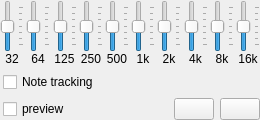
<?xml version="1.0" encoding="UTF-8"?>
<ui version="4.0">
 <class>Equalizer</class>
 <widget class="QWidget" name="Equalizer">
  <property name="geometry">
   <rect>
    <x>0</x>
    <y>0</y>
    <width>260</width>
    <height>120</height>
   </rect>
  </property>
  <property name="windowTitle">
   <string notr="true">Form</string>
  </property>
  <layout class="QVBoxLayout" name="verticalLayout">
   <property name="spacing">
    <number>0</number>
   </property>
   <property name="leftMargin">
    <number>0</number>
   </property>
   <property name="topMargin">
    <number>0</number>
   </property>
   <property name="rightMargin">
    <number>0</number>
   </property>
   <property name="bottomMargin">
    <number>0</number>
   </property>
   <item>
    <layout class="QGridLayout" name="gridLayout_3" columnstretch="1,1,1,1,1,1,1,1,1,1">
     <property name="horizontalSpacing">
      <number>2</number>
     </property>
     <item row="0" column="8">
      <widget class="ResettableSlider" name="verticalSlider_9">
       <property name="sizePolicy">
        <sizepolicy hsizetype="Minimum" vsizetype="Expanding">
         <horstretch>0</horstretch>
         <verstretch>0</verstretch>
        </sizepolicy>
       </property>
       <property name="toolTip">
        <string notr="true">8000 Hz</string>
       </property>
       <property name="minimum">
        <number>-15</number>
       </property>
       <property name="maximum">
        <number>15</number>
       </property>
       <property name="pageStep">
        <number>1</number>
       </property>
       <property name="orientation">
        <enum>Qt::Vertical</enum>
       </property>
       <property name="tickPosition">
        <enum>QSlider::TicksBelow</enum>
       </property>
       <property name="tickInterval">
        <number>5</number>
       </property>
      </widget>
     </item>
     <item row="1" column="4">
      <widget class="QLabel" name="label_12">
       <property name="sizePolicy">
        <sizepolicy hsizetype="Minimum" vsizetype="Preferred">
         <horstretch>0</horstretch>
         <verstretch>0</verstretch>
        </sizepolicy>
       </property>
       <property name="font">
        <font>
         <pointsize>9</pointsize>
        </font>
       </property>
       <property name="text">
        <string notr="true">500</string>
       </property>
       <property name="alignment">
        <set>Qt::AlignCenter</set>
       </property>
      </widget>
     </item>
     <item row="1" column="7">
      <widget class="QLabel" name="label_15">
       <property name="sizePolicy">
        <sizepolicy hsizetype="Minimum" vsizetype="Preferred">
         <horstretch>0</horstretch>
         <verstretch>0</verstretch>
        </sizepolicy>
       </property>
       <property name="font">
        <font>
         <pointsize>9</pointsize>
        </font>
       </property>
       <property name="text">
        <string notr="true">4k</string>
       </property>
       <property name="alignment">
        <set>Qt::AlignCenter</set>
       </property>
      </widget>
     </item>
     <item row="1" column="5">
      <widget class="QLabel" name="label_13">
       <property name="sizePolicy">
        <sizepolicy hsizetype="Minimum" vsizetype="Preferred">
         <horstretch>0</horstretch>
         <verstretch>0</verstretch>
        </sizepolicy>
       </property>
       <property name="font">
        <font>
         <pointsize>9</pointsize>
        </font>
       </property>
       <property name="text">
        <string notr="true">1k</string>
       </property>
       <property name="alignment">
        <set>Qt::AlignCenter</set>
       </property>
      </widget>
     </item>
     <item row="0" column="1">
      <widget class="ResettableSlider" name="verticalSlider_2">
       <property name="sizePolicy">
        <sizepolicy hsizetype="Minimum" vsizetype="Expanding">
         <horstretch>0</horstretch>
         <verstretch>0</verstretch>
        </sizepolicy>
       </property>
       <property name="toolTip">
        <string notr="true">64 Hz</string>
       </property>
       <property name="minimum">
        <number>-15</number>
       </property>
       <property name="maximum">
        <number>15</number>
       </property>
       <property name="pageStep">
        <number>1</number>
       </property>
       <property name="orientation">
        <enum>Qt::Vertical</enum>
       </property>
       <property name="tickPosition">
        <enum>QSlider::TicksBelow</enum>
       </property>
       <property name="tickInterval">
        <number>5</number>
       </property>
      </widget>
     </item>
     <item row="0" column="2">
      <widget class="ResettableSlider" name="verticalSlider_3">
       <property name="sizePolicy">
        <sizepolicy hsizetype="Minimum" vsizetype="Expanding">
         <horstretch>0</horstretch>
         <verstretch>0</verstretch>
        </sizepolicy>
       </property>
       <property name="toolTip">
        <string notr="true">125 Hz</string>
       </property>
       <property name="minimum">
        <number>-15</number>
       </property>
       <property name="maximum">
        <number>15</number>
       </property>
       <property name="pageStep">
        <number>1</number>
       </property>
       <property name="value">
        <number>0</number>
       </property>
       <property name="orientation">
        <enum>Qt::Vertical</enum>
       </property>
       <property name="tickPosition">
        <enum>QSlider::TicksBelow</enum>
       </property>
       <property name="tickInterval">
        <number>5</number>
       </property>
      </widget>
     </item>
     <item row="0" column="3">
      <widget class="ResettableSlider" name="verticalSlider_4">
       <property name="sizePolicy">
        <sizepolicy hsizetype="Minimum" vsizetype="Expanding">
         <horstretch>0</horstretch>
         <verstretch>0</verstretch>
        </sizepolicy>
       </property>
       <property name="toolTip">
        <string notr="true">250 Hz</string>
       </property>
       <property name="minimum">
        <number>-15</number>
       </property>
       <property name="maximum">
        <number>15</number>
       </property>
       <property name="pageStep">
        <number>1</number>
       </property>
       <property name="orientation">
        <enum>Qt::Vertical</enum>
       </property>
       <property name="tickPosition">
        <enum>QSlider::TicksBelow</enum>
       </property>
       <property name="tickInterval">
        <number>5</number>
       </property>
      </widget>
     </item>
     <item row="1" column="0">
      <widget class="QLabel" name="label_8">
       <property name="sizePolicy">
        <sizepolicy hsizetype="Minimum" vsizetype="Preferred">
         <horstretch>0</horstretch>
         <verstretch>0</verstretch>
        </sizepolicy>
       </property>
       <property name="font">
        <font>
         <pointsize>9</pointsize>
        </font>
       </property>
       <property name="text">
        <string notr="true">32</string>
       </property>
       <property name="alignment">
        <set>Qt::AlignCenter</set>
       </property>
      </widget>
     </item>
     <item row="1" column="1">
      <widget class="QLabel" name="label_9">
       <property name="sizePolicy">
        <sizepolicy hsizetype="Minimum" vsizetype="Preferred">
         <horstretch>0</horstretch>
         <verstretch>0</verstretch>
        </sizepolicy>
       </property>
       <property name="font">
        <font>
         <pointsize>9</pointsize>
        </font>
       </property>
       <property name="text">
        <string notr="true">64</string>
       </property>
       <property name="alignment">
        <set>Qt::AlignCenter</set>
       </property>
      </widget>
     </item>
     <item row="0" column="0">
      <widget class="ResettableSlider" name="verticalSlider_1">
       <property name="sizePolicy">
        <sizepolicy hsizetype="Minimum" vsizetype="Expanding">
         <horstretch>0</horstretch>
         <verstretch>0</verstretch>
        </sizepolicy>
       </property>
       <property name="toolTip">
        <string notr="true">32 Hz</string>
       </property>
       <property name="minimum">
        <number>-15</number>
       </property>
       <property name="maximum">
        <number>15</number>
       </property>
       <property name="pageStep">
        <number>1</number>
       </property>
       <property name="orientation">
        <enum>Qt::Vertical</enum>
       </property>
       <property name="tickPosition">
        <enum>QSlider::TicksBelow</enum>
       </property>
       <property name="tickInterval">
        <number>5</number>
       </property>
      </widget>
     </item>
     <item row="1" column="8">
      <widget class="QLabel" name="label_16">
       <property name="sizePolicy">
        <sizepolicy hsizetype="Minimum" vsizetype="Preferred">
         <horstretch>0</horstretch>
         <verstretch>0</verstretch>
        </sizepolicy>
       </property>
       <property name="font">
        <font>
         <pointsize>9</pointsize>
        </font>
       </property>
       <property name="text">
        <string notr="true">8k</string>
       </property>
       <property name="alignment">
        <set>Qt::AlignCenter</set>
       </property>
      </widget>
     </item>
     <item row="0" column="6">
      <widget class="ResettableSlider" name="verticalSlider_7">
       <property name="sizePolicy">
        <sizepolicy hsizetype="Minimum" vsizetype="Expanding">
         <horstretch>0</horstretch>
         <verstretch>0</verstretch>
        </sizepolicy>
       </property>
       <property name="toolTip">
        <string notr="true">2000 Hz</string>
       </property>
       <property name="minimum">
        <number>-15</number>
       </property>
       <property name="maximum">
        <number>15</number>
       </property>
       <property name="pageStep">
        <number>1</number>
       </property>
       <property name="orientation">
        <enum>Qt::Vertical</enum>
       </property>
       <property name="tickPosition">
        <enum>QSlider::TicksBelow</enum>
       </property>
       <property name="tickInterval">
        <number>5</number>
       </property>
      </widget>
     </item>
     <item row="0" column="7">
      <widget class="ResettableSlider" name="verticalSlider_8">
       <property name="sizePolicy">
        <sizepolicy hsizetype="Minimum" vsizetype="Expanding">
         <horstretch>0</horstretch>
         <verstretch>0</verstretch>
        </sizepolicy>
       </property>
       <property name="toolTip">
        <string notr="true">4000 Hz</string>
       </property>
       <property name="minimum">
        <number>-15</number>
       </property>
       <property name="maximum">
        <number>15</number>
       </property>
       <property name="pageStep">
        <number>1</number>
       </property>
       <property name="orientation">
        <enum>Qt::Vertical</enum>
       </property>
       <property name="tickPosition">
        <enum>QSlider::TicksBelow</enum>
       </property>
       <property name="tickInterval">
        <number>5</number>
       </property>
      </widget>
     </item>
     <item row="1" column="2">
      <widget class="QLabel" name="label_10">
       <property name="sizePolicy">
        <sizepolicy hsizetype="Minimum" vsizetype="Preferred">
         <horstretch>0</horstretch>
         <verstretch>0</verstretch>
        </sizepolicy>
       </property>
       <property name="font">
        <font>
         <pointsize>9</pointsize>
        </font>
       </property>
       <property name="text">
        <string notr="true">125</string>
       </property>
       <property name="alignment">
        <set>Qt::AlignCenter</set>
       </property>
      </widget>
     </item>
     <item row="0" column="4">
      <widget class="ResettableSlider" name="verticalSlider_5">
       <property name="sizePolicy">
        <sizepolicy hsizetype="Minimum" vsizetype="Expanding">
         <horstretch>0</horstretch>
         <verstretch>0</verstretch>
        </sizepolicy>
       </property>
       <property name="toolTip">
        <string notr="true">500 Hz</string>
       </property>
       <property name="minimum">
        <number>-15</number>
       </property>
       <property name="maximum">
        <number>15</number>
       </property>
       <property name="pageStep">
        <number>1</number>
       </property>
       <property name="orientation">
        <enum>Qt::Vertical</enum>
       </property>
       <property name="tickPosition">
        <enum>QSlider::TicksBelow</enum>
       </property>
       <property name="tickInterval">
        <number>5</number>
       </property>
      </widget>
     </item>
     <item row="0" column="5">
      <widget class="ResettableSlider" name="verticalSlider_6">
       <property name="sizePolicy">
        <sizepolicy hsizetype="Minimum" vsizetype="Expanding">
         <horstretch>0</horstretch>
         <verstretch>0</verstretch>
        </sizepolicy>
       </property>
       <property name="toolTip">
        <string notr="true">1000 Hz</string>
       </property>
       <property name="minimum">
        <number>-15</number>
       </property>
       <property name="maximum">
        <number>15</number>
       </property>
       <property name="pageStep">
        <number>1</number>
       </property>
       <property name="orientation">
        <enum>Qt::Vertical</enum>
       </property>
       <property name="tickPosition">
        <enum>QSlider::TicksBelow</enum>
       </property>
       <property name="tickInterval">
        <number>5</number>
       </property>
      </widget>
     </item>
     <item row="1" column="3">
      <widget class="QLabel" name="label_11">
       <property name="sizePolicy">
        <sizepolicy hsizetype="Minimum" vsizetype="Preferred">
         <horstretch>0</horstretch>
         <verstretch>0</verstretch>
        </sizepolicy>
       </property>
       <property name="font">
        <font>
         <pointsize>9</pointsize>
        </font>
       </property>
       <property name="text">
        <string notr="true">250</string>
       </property>
       <property name="alignment">
        <set>Qt::AlignCenter</set>
       </property>
      </widget>
     </item>
     <item row="1" column="6">
      <widget class="QLabel" name="label_14">
       <property name="sizePolicy">
        <sizepolicy hsizetype="Minimum" vsizetype="Preferred">
         <horstretch>0</horstretch>
         <verstretch>0</verstretch>
        </sizepolicy>
       </property>
       <property name="font">
        <font>
         <pointsize>9</pointsize>
        </font>
       </property>
       <property name="text">
        <string notr="true">2k</string>
       </property>
       <property name="alignment">
        <set>Qt::AlignCenter</set>
       </property>
      </widget>
     </item>
     <item row="0" column="9">
      <widget class="ResettableSlider" name="verticalSlider_10">
       <property name="sizePolicy">
        <sizepolicy hsizetype="Minimum" vsizetype="Expanding">
         <horstretch>0</horstretch>
         <verstretch>0</verstretch>
        </sizepolicy>
       </property>
       <property name="toolTip">
        <string notr="true">16000 Hz</string>
       </property>
       <property name="minimum">
        <number>-15</number>
       </property>
       <property name="maximum">
        <number>15</number>
       </property>
       <property name="pageStep">
        <number>1</number>
       </property>
       <property name="orientation">
        <enum>Qt::Vertical</enum>
       </property>
       <property name="tickPosition">
        <enum>QSlider::TicksBelow</enum>
       </property>
       <property name="tickInterval">
        <number>5</number>
       </property>
      </widget>
     </item>
     <item row="1" column="9">
      <widget class="QLabel" name="label_17">
       <property name="sizePolicy">
        <sizepolicy hsizetype="Minimum" vsizetype="Preferred">
         <horstretch>0</horstretch>
         <verstretch>0</verstretch>
        </sizepolicy>
       </property>
       <property name="font">
        <font>
         <pointsize>9</pointsize>
        </font>
       </property>
       <property name="text">
        <string notr="true">16k</string>
       </property>
       <property name="alignment">
        <set>Qt::AlignCenter</set>
       </property>
      </widget>
     </item>
    </layout>
   </item>
   <item>
    <layout class="QHBoxLayout" name="horizontalLayoutNoteTracking">
     <property name="leftMargin">
      <number>3</number>
     </property>
     <property name="topMargin">
      <number>6</number>
     </property>
     <item>
      <widget class="QCheckBox" name="checkNoteTracking">
       <property name="toolTip">
        <string>The bands are relative to the fundamental frequency of each sample (root key and pitch correction): ×1 is the fundamental, ×2 the octave, ×4 the second octave…</string>
       </property>
       <property name="text">
        <string>Note tracking</string>
       </property>
      </widget>
     </item>
    </layout>
   </item>
   <item>
    <widget class="QFrame" name="frame_9">
     <property name="frameShape">
      <enum>QFrame::NoFrame</enum>
     </property>
     <property name="frameShadow">
      <enum>QFrame::Raised</enum>
     </property>
     <layout class="QHBoxLayout" name="horizontalLayout">
      <property name="leftMargin">
       <number>3</number>
      </property>
      <property name="topMargin">
       <number>6</number>
      </property>
      <property name="rightMargin">
       <number>0</number>
      </property>
      <property name="bottomMargin">
       <number>0</number>
      </property>
      <item>
       <widget class="QCheckBox" name="checkEqualizerPreview">
        <property name="text">
         <string>preview</string>
        </property>
       </widget>
      </item>
      <item>
       <widget class="RotatingSpinner" name="spinnerPreview" native="true">
        <property name="minimumSize">
         <size>
          <width>16</width>
          <height>16</height>
         </size>
        </property>
        <property name="maximumSize">
         <size>
          <width>16</width>
          <height>16</height>
         </size>
        </property>
       </widget>
      </item>
      <item>
       <spacer name="horizontalSpacer_2">
        <property name="orientation">
         <enum>Qt::Horizontal</enum>
        </property>
        <property name="sizeHint" stdset="0">
         <size>
          <width>40</width>
          <height>1</height>
         </size>
        </property>
       </spacer>
      </item>
      <item>
       <widget class="QPushButton" name="pushEgalRestore">
        <property name="sizePolicy">
         <sizepolicy hsizetype="Minimum" vsizetype="Preferred">
          <horstretch>0</horstretch>
          <verstretch>0</verstretch>
         </sizepolicy>
        </property>
        <property name="maximumSize">
         <size>
          <width>16777215</width>
          <height>27</height>
         </size>
        </property>
        <property name="toolTip">
         <string>Reset</string>
        </property>
        <property name="text">
         <string notr="true"/>
        </property>
        <property name="icon">
         <iconset resource="../../resources.qrc">
          <normaloff>:/icons/reset_eq.svg</normaloff>:/icons/reset_eq.svg</iconset>
        </property>
       </widget>
      </item>
      <item>
       <widget class="QPushButton" name="pushEgaliser">
        <property name="sizePolicy">
         <sizepolicy hsizetype="Minimum" vsizetype="Preferred">
          <horstretch>0</horstretch>
          <verstretch>0</verstretch>
         </sizepolicy>
        </property>
        <property name="maximumSize">
         <size>
          <width>16777215</width>
          <height>27</height>
         </size>
        </property>
        <property name="toolTip">
         <string>Apply</string>
        </property>
        <property name="text">
         <string notr="true"/>
        </property>
        <property name="icon">
         <iconset resource="../../resources.qrc">
          <normaloff>:/icons/check.svg</normaloff>:/icons/check.svg</iconset>
        </property>
       </widget>
      </item>
     </layout>
    </widget>
   </item>
  </layout>
 </widget>
 <customwidgets>
  <customwidget>
   <class>ResettableSlider</class>
   <extends>QSlider</extends>
   <header>resettableslider.h</header>
  </customwidget>
  <customwidget>
   <class>RotatingSpinner</class>
   <extends>QWidget</extends>
   <header>rotatingspinner.h</header>
   <container>1</container>
  </customwidget>
 </customwidgets>
 <tabstops>
  <tabstop>verticalSlider_1</tabstop>
  <tabstop>verticalSlider_2</tabstop>
  <tabstop>verticalSlider_3</tabstop>
  <tabstop>verticalSlider_4</tabstop>
  <tabstop>verticalSlider_5</tabstop>
  <tabstop>verticalSlider_6</tabstop>
  <tabstop>verticalSlider_7</tabstop>
  <tabstop>verticalSlider_8</tabstop>
  <tabstop>verticalSlider_9</tabstop>
  <tabstop>verticalSlider_10</tabstop>
  <tabstop>checkNoteTracking</tabstop>
  <tabstop>checkEqualizerPreview</tabstop>
  <tabstop>pushEgalRestore</tabstop>
  <tabstop>pushEgaliser</tabstop>
 </tabstops>
 <resources>
  <include location="../../resources.qrc"/>
 </resources>
 <connections>
  <connection>
   <sender>verticalSlider_1</sender>
   <signal>valueChanged(int)</signal>
   <receiver>Equalizer</receiver>
   <slot>on_verticalSliderMoved(int)</slot>
   <hints>
    <hint type="sourcelabel">
     <x>12</x>
     <y>32</y>
    </hint>
    <hint type="destinationlabel">
     <x>129</x>
     <y>59</y>
    </hint>
   </hints>
  </connection>
  <connection>
   <sender>verticalSlider_2</sender>
   <signal>valueChanged(int)</signal>
   <receiver>Equalizer</receiver>
   <slot>on_verticalSliderMoved(int)</slot>
   <hints>
    <hint type="sourcelabel">
     <x>38</x>
     <y>32</y>
    </hint>
    <hint type="destinationlabel">
     <x>129</x>
     <y>59</y>
    </hint>
   </hints>
  </connection>
  <connection>
   <sender>verticalSlider_3</sender>
   <signal>valueChanged(int)</signal>
   <receiver>Equalizer</receiver>
   <slot>on_verticalSliderMoved(int)</slot>
   <hints>
    <hint type="sourcelabel">
     <x>64</x>
     <y>32</y>
    </hint>
    <hint type="destinationlabel">
     <x>129</x>
     <y>59</y>
    </hint>
   </hints>
  </connection>
  <connection>
   <sender>verticalSlider_5</sender>
   <signal>valueChanged(int)</signal>
   <receiver>Equalizer</receiver>
   <slot>on_verticalSliderMoved(int)</slot>
   <hints>
    <hint type="sourcelabel">
     <x>116</x>
     <y>32</y>
    </hint>
    <hint type="destinationlabel">
     <x>129</x>
     <y>59</y>
    </hint>
   </hints>
  </connection>
  <connection>
   <sender>verticalSlider_7</sender>
   <signal>valueChanged(int)</signal>
   <receiver>Equalizer</receiver>
   <slot>on_verticalSliderMoved(int)</slot>
   <hints>
    <hint type="sourcelabel">
     <x>168</x>
     <y>32</y>
    </hint>
    <hint type="destinationlabel">
     <x>129</x>
     <y>59</y>
    </hint>
   </hints>
  </connection>
  <connection>
   <sender>verticalSlider_4</sender>
   <signal>valueChanged(int)</signal>
   <receiver>Equalizer</receiver>
   <slot>on_verticalSliderMoved(int)</slot>
   <hints>
    <hint type="sourcelabel">
     <x>90</x>
     <y>32</y>
    </hint>
    <hint type="destinationlabel">
     <x>129</x>
     <y>59</y>
    </hint>
   </hints>
  </connection>
  <connection>
   <sender>verticalSlider_6</sender>
   <signal>valueChanged(int)</signal>
   <receiver>Equalizer</receiver>
   <slot>on_verticalSliderMoved(int)</slot>
   <hints>
    <hint type="sourcelabel">
     <x>142</x>
     <y>32</y>
    </hint>
    <hint type="destinationlabel">
     <x>129</x>
     <y>59</y>
    </hint>
   </hints>
  </connection>
  <connection>
   <sender>verticalSlider_8</sender>
   <signal>valueChanged(int)</signal>
   <receiver>Equalizer</receiver>
   <slot>on_verticalSliderMoved(int)</slot>
   <hints>
    <hint type="sourcelabel">
     <x>194</x>
     <y>32</y>
    </hint>
    <hint type="destinationlabel">
     <x>129</x>
     <y>59</y>
    </hint>
   </hints>
  </connection>
  <connection>
   <sender>verticalSlider_9</sender>
   <signal>valueChanged(int)</signal>
   <receiver>Equalizer</receiver>
   <slot>on_verticalSliderMoved(int)</slot>
   <hints>
    <hint type="sourcelabel">
     <x>220</x>
     <y>32</y>
    </hint>
    <hint type="destinationlabel">
     <x>129</x>
     <y>59</y>
    </hint>
   </hints>
  </connection>
  <connection>
   <sender>verticalSlider_10</sender>
   <signal>valueChanged(int)</signal>
   <receiver>Equalizer</receiver>
   <slot>on_verticalSliderMoved(int)</slot>
   <hints>
    <hint type="sourcelabel">
     <x>246</x>
     <y>32</y>
    </hint>
    <hint type="destinationlabel">
     <x>129</x>
     <y>59</y>
    </hint>
   </hints>
  </connection>
 </connections>
 <slots>
  <slot>on_verticalSliderMoved(int)</slot>
 </slots>
</ui>
